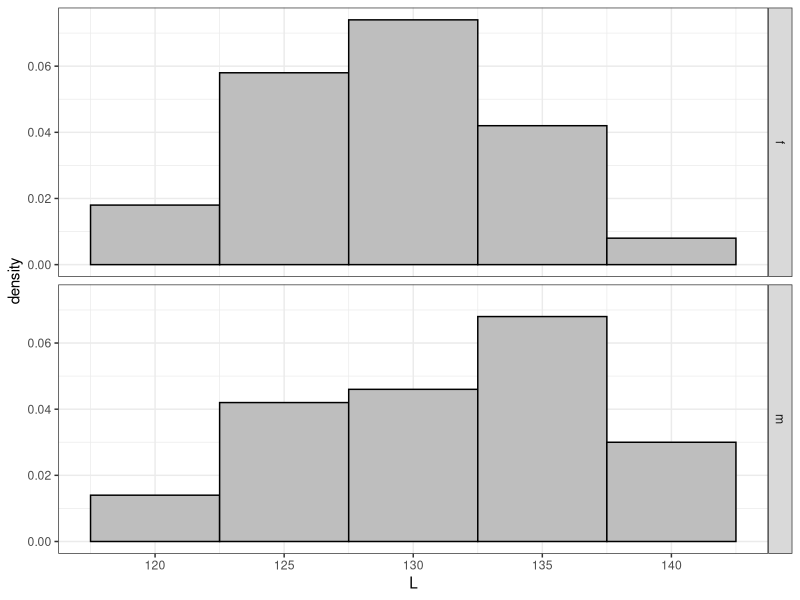
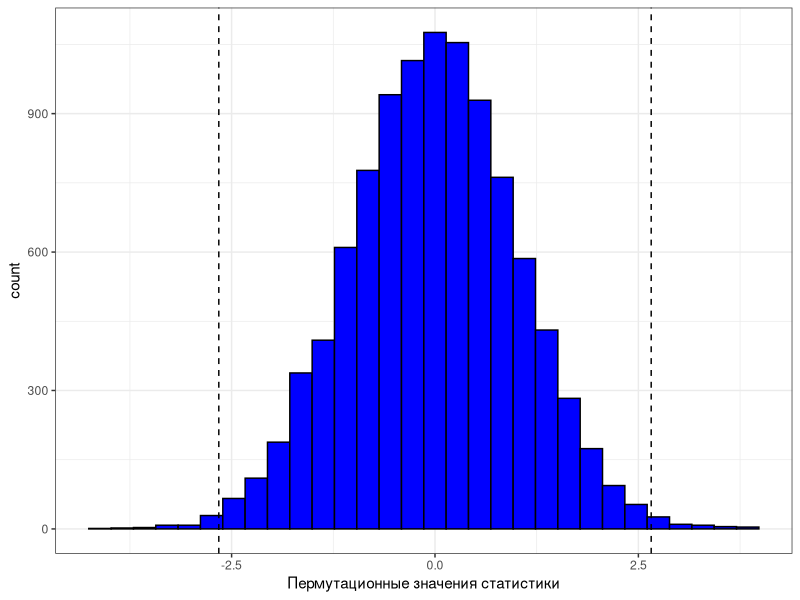
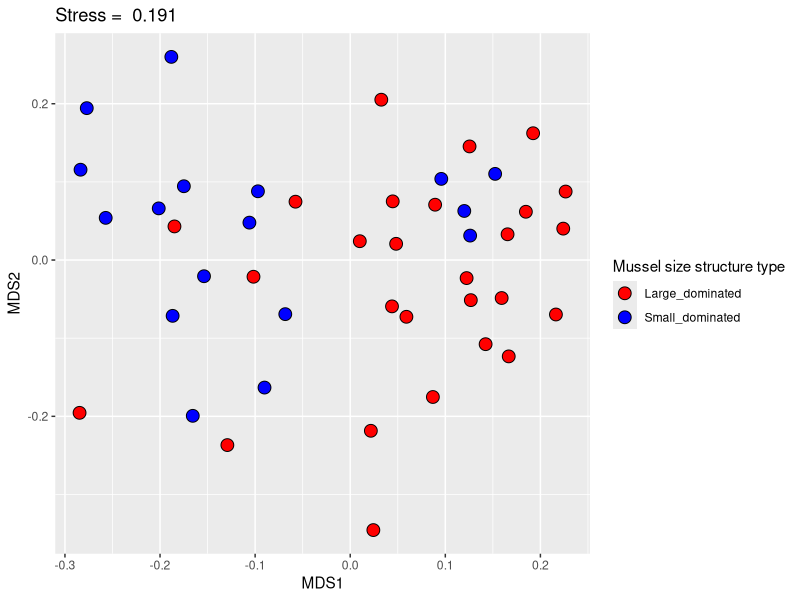
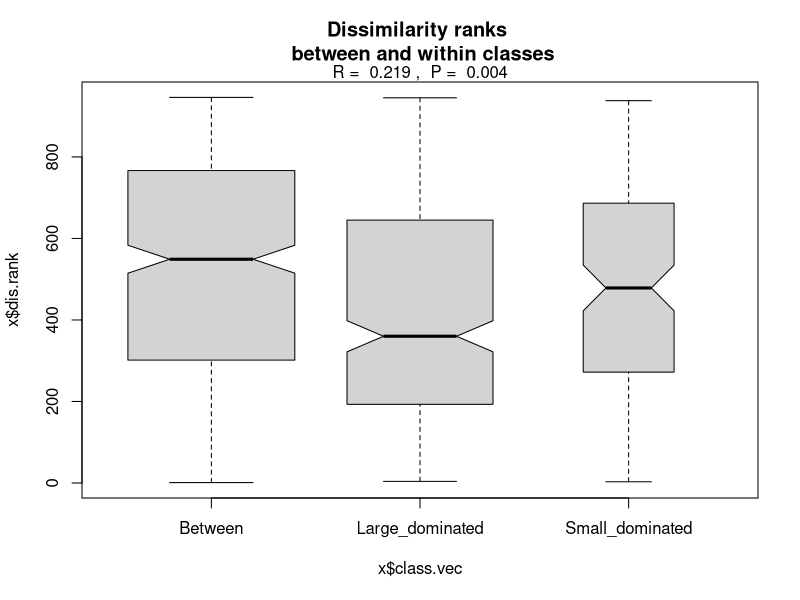
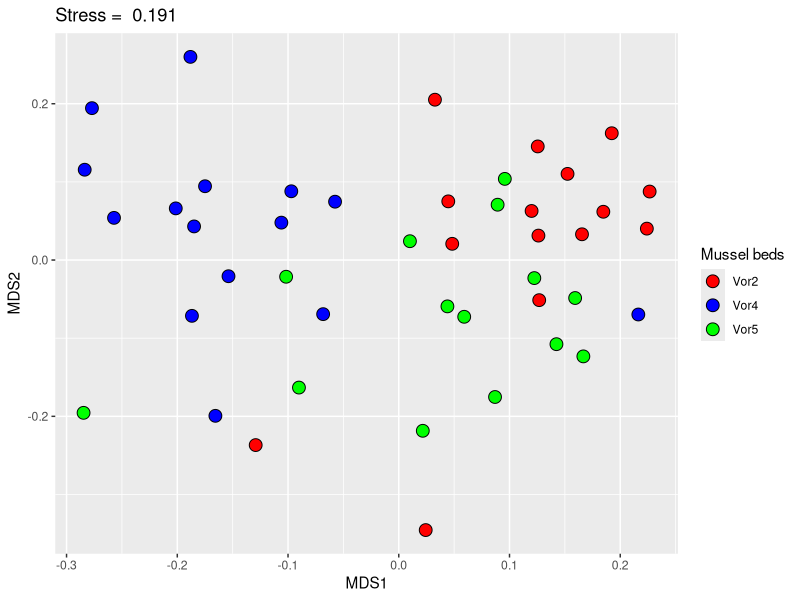
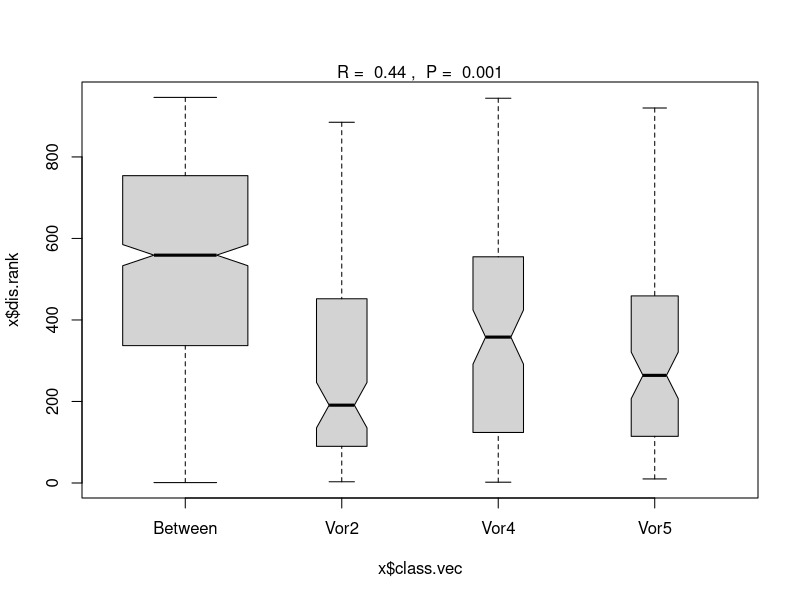

Here is the R script that generated these plots, in order:
## ---- chunk 1
# output options
options(width = 70, scipen = 6, digits = 3)
library(knitr)
# chunk default options
opts_chunk$set(fig.align='center', tidy = FALSE, fig.width = 7, fig.height = 3, warning = FALSE)
## ---- chunk 2
set.seed(12345)

male <- rnorm(100, 130, 5)
female <- rnorm(100, 129,5)
## ---- chunk 3
library(ggplot2)
size <- data.frame(L=1:200, gender=1:100)
size$L <- male
size$gender <- "m"
size$L[101:200] <- female
size$gender[101:200] <- "f"
size$gender <- as.factor(size$gender)
pl <- ggplot(size, aes(x=L, ..density..))
pl <- pl + theme_bw()  + geom_histogram(binwidth = 5, fill = "gray", color = "black") + facet_grid(gender~.) 
pl 
## ---- chunk 4
t <- t.test(male, female)
t
## ---- chunk 5
head (male)
head (female)
## ---- chunk 6
SE_m <- sd(male) / sqrt(length(male))
SE_f <- sd(female) / sqrt(length(female))
t_initial <- (mean(male) - mean(female))/sqrt(SE_m^2 + SE_f^2)
## ---- chunk 7
f <- female
m <- male
num_perm <- sample(1:100,1)
order_m <- sample (1:100, num_perm)
order_f <- sample (1:100, num_perm)
f[order_f] <- male[order_f]
m[order_m] <- female[order_f]
SE_m <- sd(m) / sqrt(length(m))
SE_f <- sd(f) / sqrt(length(f))
t_p=(mean(m) - mean(f))/sqrt(SE_m^2 + SE_f^2)
## ---- chunk 8
Nperm=10000
tperm <- rep(NA, Nperm)

set.seed(12345)
for (i in 1:(Nperm-1)) 
  {
  BOX <- c(male,female)
  ord <-sample(1:200, 200)
  f <- BOX[ord[1:100]]
  m <- BOX [ord[101:200]]
  SE_m <- sd(m) / sqrt(length(m))
  SE_f <- sd(f) / sqrt(length(f))
  tperm[i]=(mean(m) - mean(f))/sqrt(SE_m^2 + SE_f^2)
  }
head(tperm)
## ---- chunk 9
tail (tperm)
## ---- chunk 10
tperm [Nperm] <- t_initial
## ---- chunk 11
tperm <- as.data.frame(tperm)
names(tperm) <- "t_p" 
tperm_pl <- ggplot(tperm, aes(x=t_p))
tperm_pl <- tperm_pl + geom_histogram (bin=0.4, fill="blue", colour="black") + theme_bw() + xlab("Пермутационные значения статистики") + geom_vline(xintercept=c(t_initial, -t_initial), linetype=2)

tperm_pl
## ---- chunk 12
p_perm <- length(tperm[tperm >= t_initial] | tperm[tperm <= -t_initial] ) / Nperm
## ---- chunk 13
com <- read.csv("data/mussel_beds.csv", sep=';', header = T)
ascam <- read.csv("data/ASCAM.csv", sep=';', header = T)
## ---- chunk 14
library(vegan)
library(ggplot2)

log_com <- log(com[,-c(1:3)] + 1)

ord_log_com <- metaMDS(log_com, distance = "bray", k=2, trace = 0)
MDS <- data.frame(ord_log_com$points)

## ---- chunk 15
ggplot(MDS, aes(x = MDS1, y = MDS2, fill = com$Mussel_size)) + geom_point(shape = 21, size = 4) + scale_fill_manual(values = c("red", "blue")) + labs(fill = "Mussel size structure type") + ggtitle(paste("Stress = ", round(ord_log_com$stress, 3), sep = " "))
## ---- chunk 16
com_anosim <- anosim(log_com, 
           grouping = com$Mussel_size, 
           permutations = 999, 
           distance = "bray")
## ---- chunk 17

## ---- chunk 18
summary(com_anosim)
## ---- chunk 19
plot(com_anosim, main = "Dissimilarity ranks \n between and within classes")
## ---- chunk 20
ggplot(MDS, aes(x = MDS1, y = MDS2, fill = com$Bank)) + geom_point(shape = 21, size = 4) + scale_fill_manual(values = c("red", "blue", "green")) + labs(fill = "Mussel beds") + ggtitle(paste("Stress = ", round(ord_log_com$stress, 3), sep = " "))
## ---- chunk 21
bed_anosim <- anosim(log_com, grouping = com$Bank,permutations = 999, distance = "bray")
bed_anosim
## ---- chunk 22
plot(bed_anosim)
## ---- chunk 23
# Vor2 vs Vor4
anosim(log_com [com$Bank %in% c("Vor2", "Vor4"),], 
    grouping = com$Bank[com$Bank %in% c("Vor2", "Vor4")])
## ---- chunk 24
# Vor2 vs Vor5
anosim(log_com[com$Bank %in% c("Vor2", "Vor5"),], grouping = com$Bank[com$Bank %in% c("Vor2", "Vor5")])
## ---- chunk 25
# Vor4 vs Vor5
anosim(log_com [com$Bank %in% c("Vor4", "Vor5"),], grouping = com$Bank[com$Bank %in% c("Vor4", "Vor5")])
## ---- chunk 26
log_com_simper <- simper(log_com, group = com$Mussel_size, permutations = 999)
summary (log_com_simper)
## ---- chunk 27
summary(simper(log_com, group = com$Bank, permutations = 999 ))
